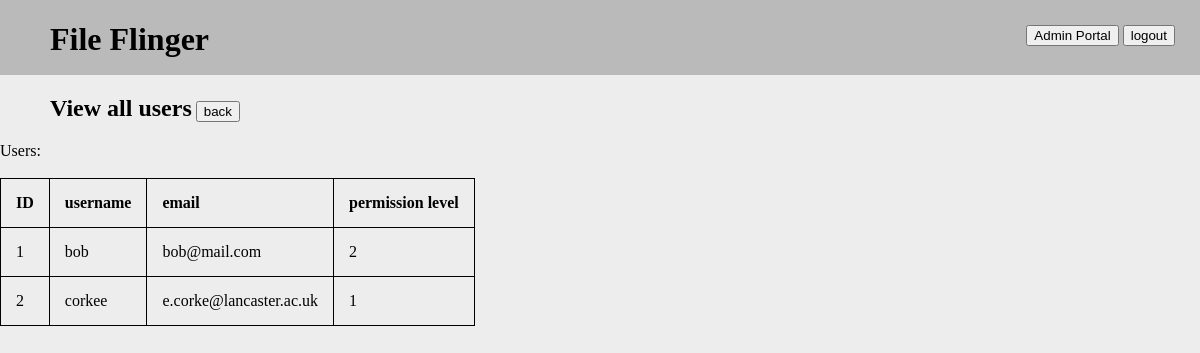
/admin_portal/users (signed in), run on an earlier commit of the app's database.
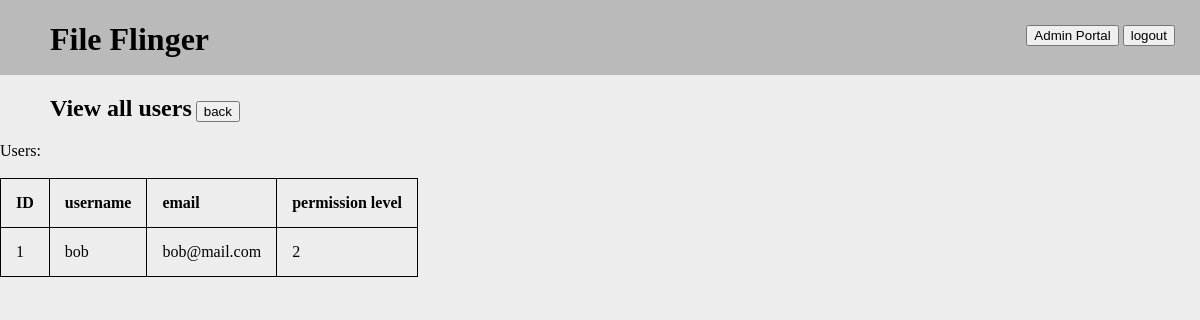
And on a later commit of the database.
### serv/models.py (models this page shows, shortened)
class User(db.Model, UserMixin):
    id = db.Column(db.Integer, primary_key=True)
    username = db.Column(db.String(256), nullable=False, unique=True)
    email = db.Column(db.String(256), nullable=False)  # TODO: verify?
    password = db.Column(db.String(256), nullable=False)
    permLevel = db.Column(db.Integer, nullable=False, default=1)

### serv/routes.py (the view)
@app.route('/admin_portal/users')
@login_required
def view_users():
    if current_user.permLevel >= 2:  # TODO: change number to config alias
        userData = db.session.execute("SELECT id, username, email, permLevel FROM User").fetchall()
        return render_template('view_users.html', data=userData)
    else:
        flash("Access to the admin portal area is restricted")
        return redirect(url_for('home'))\

### serv/models.py (called while the page is built)
@login_manager.user_loader
def load_user(user_id):
    return User.query.get(int(user_id))

### serv/templates/view_users.html
{% extends "template.html" %}
{% block content %}
    <h2>View all users</h2>
    <a href="/admin_portal"><button>back</button></a><br>
    Users:<br><br>
        <table>
            <th>ID</th>
            <th>username</th>
            <th>email</th>
            <th>permission level</th>
            {% for item in data %}
            <tr>
                <td>{{item[0]}}</td>
                <td>{{item[1]}}</td>
                <td>{{item[2]}}</td>
                <td>{{item[3]}}</td>
            </tr>
            {% endfor %}
        </table>
{% endblock content %}

### serv/templates/template.html (shortened to what this page needs)
<!DOCTYPE html>
<html>
<head>
    <link rel="stylesheet" type="text/css" href="{{ url_for('static', filename='main.css') }}">
</head>
    <div id="navBar">
        <a href="/"><h1>File Flinger</h1></a>
        <div id="loginLogout">
            {% if current_user.is_authenticated %}
                {% if current_user.permLevel >=2 %}
                    <a href="/admin_portal"><button>Admin Portal</button></a>
                {% endif %}
            {% endif %}
            {% if current_user.is_authenticated %}
                <a href="{{ url_for('logout') }}"><button>logout</button></a>
            {% else %}
                <a href="{{ url_for('login') }}"><button>login</button></a>
            {% endif %}
        </div>
    </div>
    <body>
        {% block content %} {% endblock %}
    </body>
</html>

### serv/static/main.css (style rules this page uses)
body { background-color: #EDEDED; margin: 0px; }
a { text-decoration: none; color: #000000 }
h1, h2 { margin-left: 50px; display: inline-block; }
table { border-collapse: collapse; }
table, th, td { border: 1px solid black; }
th, td { padding: 15px; text-align: left; }
#navBar { width: 100%; height: 75px; background-color: #bababa; }
#loginLogout { float: right; margin-top: 25px; margin-right: 25px; width: 150px; height: 25px; text-align: right; }

What changed in the data, as far as the page shows it:
removed User: id "2", username "corkee", email "e.corke@lancaster.ac.uk", permLevel "1"
